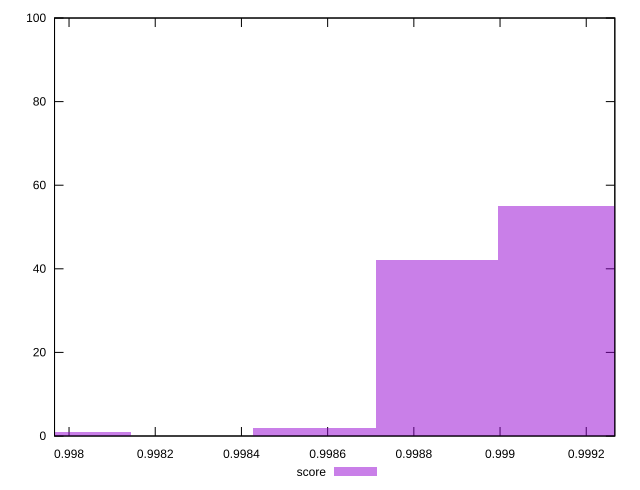

This figure's gnuplot source:
reset

$score <<EOF
0.9991383274491135 55
0.9988539157418976 42
0.9980006806202503 1
0.9985695040346818 2
EOF

set key outside below
set boxwidth 0.0002844117072158023
set xrange [0.997966367600216:0.9992662973274686]
set yrange [0:100]
set trange [0:100]
set style fill transparent solid 0.5 noborder
set terminal svg size 640, 490 enhanced background rgb 'white'
set output "report_00008_2021-01-22T20:58:29.167/mainthread-work-breakdown/samples/pages+cached+noexternal+nosvg/score/histogram.svg"

plot $score title "score" with boxes

reset
